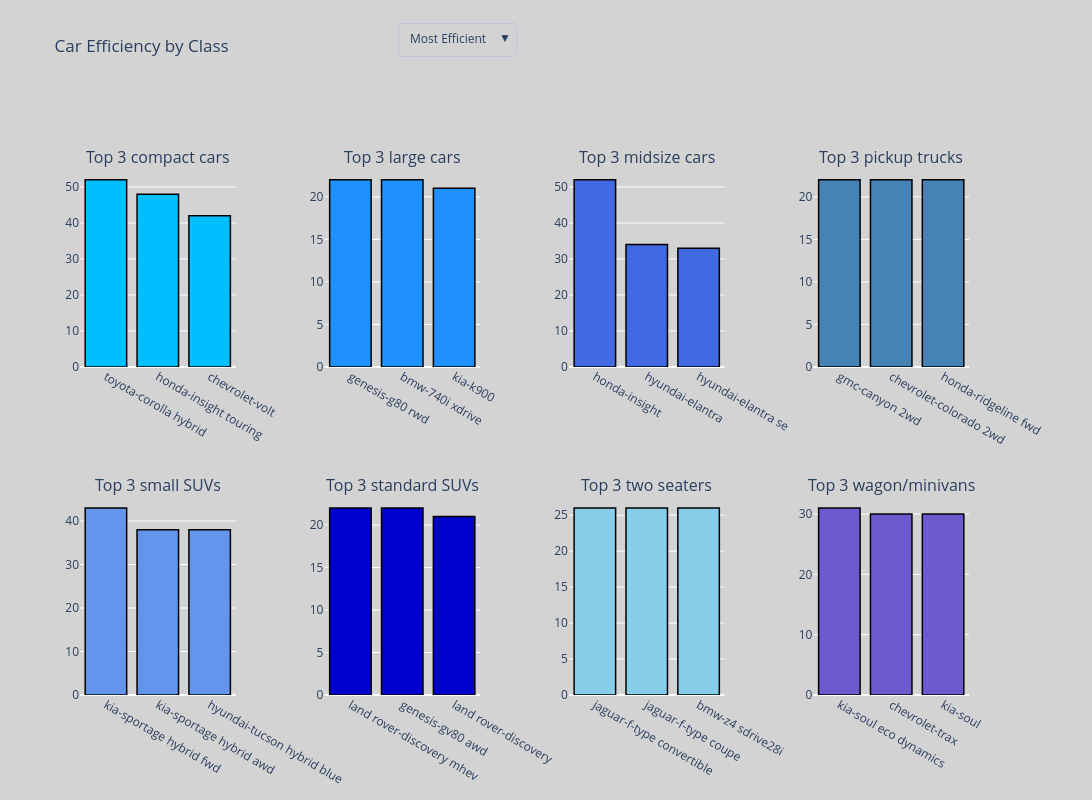

Source (notebook cell):
### Code cell
# Extract unique car classes
classes = top_in_class['class'].unique()
num_classes = len(classes)
cols = 4  # Set 4 columns per row
rows = -(-num_classes // cols)  # Equivalent to math.ceil(num_classes / cols)

# shorten certain class names to avoid title overlapping to next subplot 
def clean_class_name(name):
    name = name.replace("standard utility vehicle", "SUV")
    name = name.replace("sport utility vehicle", "SUV")
    return name

# Create a subplot figure
fig = make_subplots(
    rows=rows, cols=cols,
    subplot_titles=[f"Top 3 {clean_class_name(car_class)}s" 
                   for car_class in classes],
    horizontal_spacing=0.1
)

# Define color palettes
top_color_palette = [
    'deepskyblue', 'dodgerblue', 'royalblue', 'steelblue',
    'cornflowerblue', 'mediumblue', 'skyblue', 'slateblue'
]
least_color_palette = [
    'salmon', 'tomato', 'coral', 'lightcoral',
    'indianred', 'firebrick', 'orangered', 'darkred'
]

# apply color palettes to plots iteratively
top_color_map = {car_class: top_color_palette[i % len(top_color_palette)] for i, car_class in enumerate(classes)}
least_color_map = {car_class: least_color_palette[i % len(least_color_palette)] for i, car_class in enumerate(classes)}

# Track visibility
top_visible = []
least_visible = []

# Custom hover template
hover_template = (
    "<b>%{x}</b><br>"
    "MPG: %{y}<br>"
    "Cylinders: %{customdata[0]}<br>"
    "Displacement: %{customdata[1]}L<extra></extra>"
)

# Add bar plots for most efficient cars
for i, car_class in enumerate(classes):
    # Filter data for the current class and sort by rank (most efficient first)
    class_data = top_in_class[top_in_class['class'] == car_class].sort_values(by='rank')

     # Determine the grid position for the subplot
    row = (i // cols) + 1
    col = (i % cols) + 1

    # Add a bar plot for the most fuel-efficient cars in this class
    fig.add_trace(
        go.Bar(
            x=class_data['make/model'], 
            y=class_data['combination_mpg'],
            customdata=class_data[['cylinders', 'displacement']],
            hovertemplate=hover_template,
            marker=dict(
                color=top_color_map[car_class], 
                line=dict(color='black', width=1.5)
            ),
            name=f"Most: {car_class}",
            showlegend=False
        ),
        row=row, col=col
    )
    # Set visibility for the most and least fuel-efficient categories
    top_visible.append(True)
    least_visible.append(False)

# Add bar plots for least efficient cars
for i, car_class in enumerate(classes):
    # Filter data for the current class and sort by rank (least efficient first)
    class_data = least_in_class[least_in_class['class'] == car_class].sort_values(by='rank')

     # Determine the grid position for the subplot
    row = (i // cols) + 1
    col = (i % cols) + 1

    # Add a bar plot for the most least-efficient cars in this class
    fig.add_trace(
        go.Bar(
            x=class_data['make/model'], 
            y=class_data['combination_mpg'],
            customdata=class_data[['cylinders', 'displacement']],
            hovertemplate=hover_template,
            marker=dict(
                color=least_color_map[car_class], 
                line=dict(color='black', width=1.5)
            ),
            name=f"Least: {car_class}",
            showlegend=False
        ),
        row=row, col=col
    )
    # Set visibility for the most and least fuel-efficient categories
    top_visible.append(False)
    least_visible.append(True)

# Update layout with dropdown
fig.update_layout(
    height=400 * rows, 
    width=1200, 
    title_text="Car Efficiency by Class", 
    showlegend=False,
    plot_bgcolor='lightgrey',
    paper_bgcolor='lightgrey',
    title_y=0.95,
    hovermode='closest',
    updatemenus=[
        {
            "buttons": [
                {
                    "args": [{"visible": top_visible}, {"title": "Most Efficient Cars"}],
                    "label": "Most Efficient",
                    "method": "update",
                },
                {
                    "args": [{"visible": least_visible}, {"title": "Least Efficient Cars"}],
                    "label": "Least Efficient",
                    "method": "update",
                },
            ],
            "direction": "down",
            "pad": {"r": 10, "t": 10},
            "showactive": True,
            "x": 0.5,          # Adjusted position (right side)
            "y": 1.3,          # Above the plot
            "xanchor": "right", # Anchored to the right
            "yanchor": "top",   # Anchored to the top
        }
    ]
)

# Initially show only the most efficient
fig.update_traces(visible=False, hoverlabel=dict(font=dict(color="white")))
for i in range(num_classes):
    fig.data[i].visible = True

fig.show()

### Figure 1 — Plotly figure (JSON) as saved in the notebook; plotly's stock layout.template omitted (floating-point values rounded to 4 significant figures)
{"data": [{"customdata": [[4.0, 1.8], [4.0, 1.5], [4.0, 1.5]], "hoverlabel": {"font": {"color": "white"}}, "hovertemplate": "<b>%{x}</b><br>MPG: %{y}<br>Cylinders: %{customdata[0]}<br>Displacement: %{customdata[1]}L<extra></extra>", "marker": {"color": "deepskyblue", "line": {"color": "black", "width": 1.5}}, "name": "Most: compact car", "showlegend": false, "type": "bar", "visible": true, "x": ["toyota-corolla hybrid", "honda-insight touring", "chevrolet-volt"], "xaxis": "x", "y": [52, 48, 42], "yaxis": "y"}, {"customdata": [[6.0, 3.8], [6.0, 3.0], [6.0, 3.8]], "hoverlabel": {"font": {"color": "white"}}, "hovertemplate": "<b>%{x}</b><br>MPG: %{y}<br>Cylinders: %{customdata[0]}<br>Displacement: %{customdata[1]}L<extra></extra>", "marker": {"color": "dodgerblue", "line": {"color": "black", "width": 1.5}}, "name": "Most: large car", "showlegend": false, "type": "bar", "visible": true, "x": ["genesis-g80 rwd", "bmw-740i xdrive", "kia-k900"], "xaxis": "x2", "y": [22, 22, 21], "yaxis": "y2"}, {"customdata": [[4.0, 1.5], [4.0, 2.0], [4.0, 2.0]], "hoverlabel": {"font": {"color": "white"}}, "hovertemplate": "<b>%{x}</b><br>MPG: %{y}<br>Cylinders: %{customdata[0]}<br>Displacement: %{customdata[1]}L<extra></extra>", "marker": {"color": "royalblue", "line": {"color": "black", "width": 1.5}}, "name": "Most: midsize car", "showlegend": false, "type": "bar", "visible": true, "x": ["honda-insight", "hyundai-elantra", "hyundai-elantra se"], "xaxis": "x3", "y": [52, 34, 33], "yaxis": "y3"}, {"customdata": [[4.0, 2.5], [4.0, 2.5], [6.0, 3.5]], "hoverlabel": {"font": {"color": "white"}}, "hovertemplate": "<b>%{x}</b><br>MPG: %{y}<br>Cylinders: %{customdata[0]}<br>Displacement: %{customdata[1]}L<extra></extra>", "marker": {"color": "steelblue", "line": {"color": "black", "width": 1.5}}, "name": "Most: pickup truck", "showlegend": false, "type": "bar", "visible": true, "x": ["gmc-canyon 2wd", "chevrolet-colorado 2wd", "honda-ridgeline fwd"], "xaxis": "x4", "y": [22, 22, 22], "yaxis": "y4"}, {"customdata": [[4.0, 1.6], [4.0, 1.6], [4.0, 1.6]], "hoverlabel": {"font": {"color": "white"}}, "hovertemplate": "<b>%{x}</b><br>MPG: %{y}<br>Cylinders: %{customdata[0]}<br>Displacement: %{customdata[1]}L<extra></extra>", "marker": {"color": "cornflowerblue", "line": {"color": "black", "width": 1.5}}, "name": "Most: small sport utility vehicle", "showlegend": false, "type": "bar", "visible": true, "x": ["kia-sportage hybrid fwd", "kia-sportage hybrid awd", "hyundai-tucson hybrid blue"], "xaxis": "x5", "y": [43, 38, 38], "yaxis": "y5"}, {"customdata": [[6.0, 3.0], [4.0, 2.5], [4.0, 2.0]], "hoverlabel": {"font": {"color": "white"}}, "hovertemplate": "<b>%{x}</b><br>MPG: %{y}<br>Cylinders: %{customdata[0]}<br>Displacement: %{customdata[1]}L<extra></extra>", "marker": {"color": "mediumblue", "line": {"color": "black", "width": 1.5}}, "name": "Most: standard sport utility vehicle", "showlegend": false, "type": "bar", "visible": true, "x": ["land rover-discovery mhev", "genesis-gv80 awd", "land rover-discovery"], "xaxis": "x6", "y": [22, 22, 21], "yaxis": "y6"}, {"customdata": [[4.0, 2.0], [4.0, 2.0], [4.0, 2.0]], "hoverlabel": {"font": {"color": "white"}}, "hovertemplate": "<b>%{x}</b><br>MPG: %{y}<br>Cylinders: %{customdata[0]}<br>Displacement: %{customdata[1]}L<extra></extra>", "marker": {"color": "skyblue", "line": {"color": "black", "width": 1.5}}, "name": "Most: two seater", "showlegend": false, "type": "bar", "visible": true, "x": ["jaguar-f-type convertible", "jaguar-f-type coupe", "bmw-z4 sdrive28i"], "xaxis": "x7", "y": [26, 26, 26], "yaxis": "y7"}, {"customdata": [[4.0, 2.0], [3.0, 1.2], [4.0, 2.0]], "hoverlabel": {"font": {"color": "white"}}, "hovertemplate": "<b>%{x}</b><br>MPG: %{y}<br>Cylinders: %{customdata[0]}<br>Displacement: %{customdata[1]}L<extra></extra>", "marker": {"color": "slateblue", "line": {"color": "black", "width": 1.5}}, "name": "Most: wagon/minivan", "showlegend": false, "type": "bar", "visible": true, "x": ["kia-soul eco dynamics", "chevrolet-trax", "kia-soul"], "xaxis": "x8", "y": [31, 30, 30], "yaxis": "y8"}, {"customdata": [[12.0, 5.9], [12.0, 5.9], [12.0, 5.9]], "hoverlabel": {"font": {"color": "white"}}, "hovertemplate": "<b>%{x}</b><br>MPG: %{y}<br>Cylinders: %{customdata[0]}<br>Displacement: %{customdata[1]}L<extra></extra>", "marker": {"color": "salmon", "line": {"color": "black", "width": 1.5}}, "name": "Least: compact car", "showlegend": false, "type": "bar", "visible": false, "x": ["aston martin-rapide s", "aston martin-vanquish", "aston martin-db9"], "xaxis": "x", "y": [15, 15, 15], "yaxis": "y"}, {"customdata": [[8.0, 5.0], [8.0, 5.0], [8.0, 5.0]], "hoverlabel": {"font": {"color": "white"}}, "hovertemplate": "<b>%{x}</b><br>MPG: %{y}<br>Cylinders: %{customdata[0]}<br>Displacement: %{customdata[1]}L<extra></extra>", "marker": {"color": "tomato", "line": {"color": "black", "width": 1.5}}, "name": "Least: large car", "showlegend": false, "type": "bar", "visible": false, "x": ["jaguar-xjl", "jaguar-xj", "kia-k900"], "xaxis": "x2", "y": [18, 18, 18], "yaxis": "y2"}, {"customdata": [[8.0, 4.4], [8.0, 4.4], [8.0, 6.8]], "hoverlabel": {"font": {"color": "white"}}, "hovertemplate": "<b>%{x}</b><br>MPG: %{y}<br>Cylinders: %{customdata[0]}<br>Displacement: %{customdata[1]}L<extra></extra>", "marker": {"color": "coral", "line": {"color": "black", "width": 1.5}}, "name": "Least: midsize car", "showlegend": false, "type": "bar", "visible": false, "x": ["bmw-m8 competition gran coupe", "bmw-m5 cs sedan", "bentley-mulsanne"], "xaxis": "x3", "y": [17, 17, 14], "yaxis": "y3"}, {"customdata": [[8.0, 5.3], [8.0, 5.7], [8.0, 5.7]], "hoverlabel": {"font": {"color": "white"}}, "hovertemplate": "<b>%{x}</b><br>MPG: %{y}<br>Cylinders: %{customdata[0]}<br>Displacement: %{customdata[1]}L<extra></extra>", "marker": {"color": "lightcoral", "line": {"color": "black", "width": 1.5}}, "name": "Least: pickup truck", "showlegend": false, "type": "bar", "visible": false, "x": ["gmc-sierra k15 4wd", "ram-1500 2wd", "ram-1500 4wd"], "xaxis": "x4", "y": [18, 17, 17], "yaxis": "y4"}, {"customdata": [[6.0, 3.3], [6.0, 3.5], [8.0, 5.0]], "hoverlabel": {"font": {"color": "white"}}, "hovertemplate": "<b>%{x}</b><br>MPG: %{y}<br>Cylinders: %{customdata[0]}<br>Displacement: %{customdata[1]}L<extra></extra>", "marker": {"color": "indianred", "line": {"color": "black", "width": 1.5}}, "name": "Least: small sport utility vehicle", "showlegend": false, "type": "bar", "visible": false, "x": ["hyundai-santa fe ultimate awd", "nissan-murano crosscabriolet", "jaguar-f-pace"], "xaxis": "x5", "y": [19, 19, 18], "yaxis": "y5"}, {"customdata": [[8.0, 6.2], [12.0, 6.0], [8.0, 6.4]], "hoverlabel": {"font": {"color": "white"}}, "hovertemplate": "<b>%{x}</b><br>MPG: %{y}<br>Cylinders: %{customdata[0]}<br>Displacement: %{customdata[1]}L<extra></extra>", "marker": {"color": "firebrick", "line": {"color": "black", "width": 1.5}}, "name": "Least: standard sport utility vehicle", "showlegend": false, "type": "bar", "visible": false, "x": ["cadillac-escalade 4wd", "bentley-bentayga", "jeep-grand cherokee srt8"], "xaxis": "x6", "y": [16, 15, 15], "yaxis": "y6"}, {"customdata": [[8.0, 6.2], [8.0, 4.2], [10.0, 5.2]], "hoverlabel": {"font": {"color": "white"}}, "hovertemplate": "<b>%{x}</b><br>MPG: %{y}<br>Cylinders: %{customdata[0]}<br>Displacement: %{customdata[1]}L<extra></extra>", "marker": {"color": "orangered", "line": {"color": "black", "width": 1.5}}, "name": "Least: two seater", "showlegend": false, "type": "bar", "visible": false, "x": ["chevrolet-corvette zr1", "audi-r8 spyder", "audi-r8"], "xaxis": "x7", "y": [15, 14, 14], "yaxis": "y7"}, {"customdata": [[6.0, 3.3], [6.0, 3.3], [6.0, 3.3]], "hoverlabel": {"font": {"color": "white"}}, "hovertemplate": "<b>%{x}</b><br>MPG: %{y}<br>Cylinders: %{customdata[0]}<br>Displacement: %{customdata[1]}L<extra></extra>", "marker": {"color": "darkred", "line": {"color": "black", "width": 1.5}}, "name": "Least: wagon/minivan", "showlegend": false, "type": "bar", "visible": false, "x": ["kia-sedona", "kia-sedona sx", "kia-sedona sxl"], "xaxis": "x8", "y": [21, 21, 19], "yaxis": "y8"}], "layout": {"annotations": [{"font": {"size": 16}, "showarrow": false, "text": "Top 3 compact cars", "x": 0.0875, "xanchor": "center", "xref": "paper", "y": 1, "yanchor": "bottom", "yref": "paper"}, {"font": {"size": 16}, "showarrow": false, "text": "Top 3 large cars", "x": 0.3625, "xanchor": "center", "xref": "paper", "y": 1, "yanchor": "bottom", "yref": "paper"}, {"font": {"size": 16}, "showarrow": false, "text": "Top 3 midsize cars", "x": 0.6375, "xanchor": "center", "xref": "paper", "y": 1, "yanchor": "bottom", "yref": "paper"}, {"font": {"size": 16}, "showarrow": false, "text": "Top 3 pickup trucks", "x": 0.9125, "xanchor": "center", "xref": "paper", "y": 1, "yanchor": "bottom", "yref": "paper"}, {"font": {"size": 16}, "showarrow": false, "text": "Top 3 small SUVs", "x": 0.0875, "xanchor": "center", "xref": "paper", "y": 0.375, "yanchor": "bottom", "yref": "paper"}, {"font": {"size": 16}, "showarrow": false, "text": "Top 3 standard SUVs", "x": 0.3625, "xanchor": "center", "xref": "paper", "y": 0.375, "yanchor": "bottom", "yref": "paper"}, {"font": {"size": 16}, "showarrow": false, "text": "Top 3 two seaters", "x": 0.6375, "xanchor": "center", "xref": "paper", "y": 0.375, "yanchor": "bottom", "yref": "paper"}, {"font": {"size": 16}, "showarrow": false, "text": "Top 3 wagon/minivans", "x": 0.9125, "xanchor": "center", "xref": "paper", "y": 0.375, "yanchor": "bottom", "yref": "paper"}], "height": 800, "hovermode": "closest", "paper_bgcolor": "lightgrey", "plot_bgcolor": "lightgrey", "showlegend": false, "title": {"text": "Car Efficiency by Class", "y": 0.95}, "updatemenus": [{"buttons": [{"args": [{"visible": [true, true, true, true, true, true, true, true, false, false, false, false, false, false, false, false]}, {"title": "Most Efficient Cars"}], "label": "Most Efficient", "method": "update"}, {"args": [{"visible": [false, false, false, false, false, false, false, false, true, true, true, true, true, true, true, true]}, {"title": "Least Efficient Cars"}], "label": "Least Efficient", "method": "update"}], "direction": "down", "pad": {"r": 10, "t": 10}, "showactive": true, "x": 0.5, "xanchor": "right", "y": 1.3, "yanchor": "top"}], "width": 1200, "xaxis": {"anchor": "y", "domain": [0, 0.175]}, "xaxis2": {"anchor": "y2", "domain": [0.275, 0.45]}, "xaxis3": {"anchor": "y3", "domain": [0.55, 0.725]}, "xaxis4": {"anchor": "y4", "domain": [0.825, 1]}, "xaxis5": {"anchor": "y5", "domain": [0, 0.175]}, "xaxis6": {"anchor": "y6", "domain": [0.275, 0.45]}, "xaxis7": {"anchor": "y7", "domain": [0.55, 0.725]}, "xaxis8": {"anchor": "y8", "domain": [0.825, 1]}, "yaxis": {"anchor": "x", "domain": [0.625, 1]}, "yaxis2": {"anchor": "x2", "domain": [0.625, 1]}, "yaxis3": {"anchor": "x3", "domain": [0.625, 1]}, "yaxis4": {"anchor": "x4", "domain": [0.625, 1]}, "yaxis5": {"anchor": "x5", "domain": [0, 0.375]}, "yaxis6": {"anchor": "x6", "domain": [0, 0.375]}, "yaxis7": {"anchor": "x7", "domain": [0, 0.375]}, "yaxis8": {"anchor": "x8", "domain": [0, 0.375]}}}
